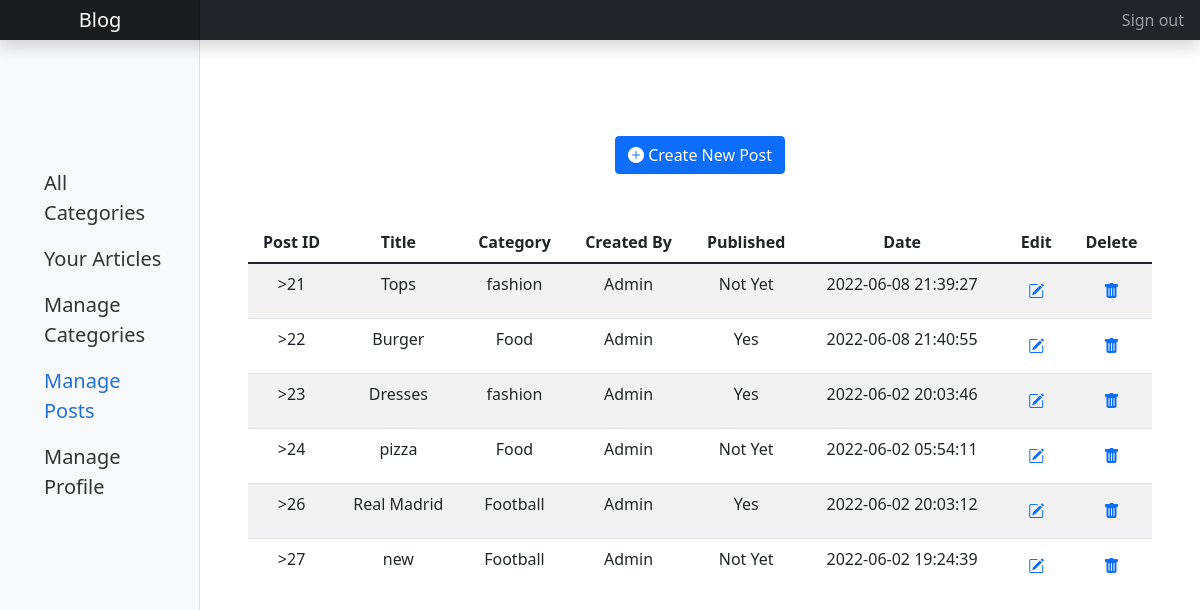
The page /?url=/pages/ManagePosts (signed in) on the database its author committed.
### tables this page shows
CREATE TABLE `category` (
  `categoryID` int(11) NOT NULL,
  `userID` int(11) NOT NULL,
  `name` varchar(255) NOT NULL
);

CREATE TABLE `posts` (
  `postID` int(11) NOT NULL,
  `userID` int(11) NOT NULL,
  `title` varchar(255) NOT NULL,
  `image` varchar(255) NOT NULL,
  `body` text NOT NULL,
  `published` tinyint(1) NOT NULL,
  `createdAt` timestamp NOT NULL DEFAULT CURRENT_TIMESTAMP ON UPDATE CURRENT_TIMESTAMP
);

CREATE TABLE `users` (
  `userID` int(11) NOT NULL,
  `username` varchar(255) NOT NULL,
  `email` varchar(255) NOT NULL,
  `type` varchar(255) NOT NULL,
  `password` varchar(255) NOT NULL
);

### controllers/Pages.php (called while the page is built, shortened)
<?php
class Pages extends Controller {
    public function ManagePosts() {
        $this->view('ManagePosts');
    }
}

### utility/core.php (called while the page is built, shortened)
<?php
  class Core {
    protected $currentMethod = 'index';
    public function __construct(){
      $url = $this->getUrl();
      if(file_exists('controllers/' . ucwords($url[0]). '.php')){
        unset($url[0]);
      }
      $this->currentController = new $this->currentController;
      if(isset($url[1])){
        if(method_exists($this->currentController, $url[1])){
          $this->currentMethod = $url[1];
          unset($url[1]);
        }
      }
      $this->params = $url ? array_values($url) : [];
      call_user_func_array([$this->currentController, $this->currentMethod], $this->params);
    }
    public function getUrl(){
      if(isset($_GET['url'])){
        $url = rtrim($_GET['url'], '/');
        $url = filter_var($url, FILTER_SANITIZE_URL);
        $url = array_values(array_filter(explode('/', $url), function ($str) {
          return !empty($str);
        }));
        return $url;
      }
    }
  }

### require.php (called while the page is built, shortened)
<?php
require_once './utility/core.php';
require_once('./controllers/get.php');
$init = new Core();

### index.php (called while the page is built)
<?php
    require_once 'require.php';

### controllers/get.php (called while the page is built, shortened)
<?php
function getAllPost()
{
    $database = new Database();
    $db = $database->getConnection();
    $sql = "SELECT users.username, posts.title, posts.postID, posts.createdAt, posts.published, posts.body,posts.image FROM users INNER JOIN posts ON users.userID=posts.userID ";
    $result = $db->query($sql);
    while ($row = $result->fetchAll(PDO::FETCH_ASSOC)) {
        return $row;
    }
}
function getPostCategory($postID){
    $database = new Database();
    $db = $database->getConnection();
    $sql="SELECT category.name, category.categoryID From postcategory INNER JOIN category ON category.categoryID=postcategory.categoryID WHERE postcategory.postID=$postID";
    $result = $db->query($sql);
    while ($row = $result->fetchAll(PDO::FETCH_ASSOC)) {
        return $row;
    }
}

### views/ManagePosts.php (the view, shortened to what this page needs)
<!DOCTYPE html>
<html lang="en">
<head>
    <link rel="stylesheet" href="https://cdn.jsdelivr.net/npm/bootstrap-icons@1.8.1/font/bootstrap-icons.css">
    <link href="http://localhost:8012/blog/css/main.min.css?ts=<?= time() ?>" rel="stylesheet">
</head>
<body>
    <header class="navbar navbar-dark sticky-top bg-dark flex-md-nowrap p-0 shadow">
        <a class="navbar-brand col-12 col-md-3 col-lg-2 me-0 px-3 text-center" href="http://localhost:8012/blog">Blog</a>
        <div class="navbar-nav">
            <div class="nav-item text-nowrap">
                <?php if (isset($_SESSION['user']['type'])) { ?> <a class="nav-link px-3" href="http://localhost:8012/blog/?url=/users/logout">Sign out</a> <?php } else { ?>
                    <a class="nav-link px-3" href="http://localhost:8012/blog/?url=/users/logout">Sign in</a> <?php } ?>
            </div>
        </div>
    </header>
    <div class="container-fluid">
        <div class="row">
            <nav id="sidebarMenu" class="col-md-3 col-lg-2 d-md-block bg-light sidebar collapse">
                <div class="position-sticky pt-3">
                    <ul class="nav flex-column fs-5 pt-lg-5 my-5 ps-lg-3">
                        <li class="nav-item">
                            <a class="nav-link" href="http://localhost:8012/blog/?url=/pages/categories">
                                All Categories
                            </a>
                        </li>
                        <?php if (isset($_SESSION['user']['type'])) { ?>
                            <li class="nav-item">
                                <a class="nav-link" href="http://localhost:8012/blog/?url=/pages/yourArticles">
                                    Your Articles
                                </a>
                            </li>
                            <li class="nav-item">
                                <a class="nav-link" href="http://localhost:8012/blog/?url=/pages/ManageCategories">
                                    Manage Categories
                                </a>
                            </li>
                            <li class="nav-item">
                                <a class="nav-link active" aria-current="page" href="http://localhost:8012/blog/?url=/pages/ManagePosts">
                                    Manage Posts
                                </a>
                            </li>
                            <li class="nav-item">
                                <a class="nav-link" href="#">
                                    Manage Profile
                                </a>
                            </li>
                        <?php } ?>
                    </ul>
                </div>
            </nav>
            <main class="col-md-9 ms-sm-auto col-lg-10 px-md-4">
                <?php if (isset($_SESSION['user']['type'])) { ?>
                    <section class="my-5">
                        <div class="container my-5 text-center">
                            <?php
                            require_once('./controllers/get.php');
                            $posts = getAllPost();
                            ?>
                            <a href="http://localhost:8012/blog/?url=/pages/createPost" class="bi bi-plus-circle-fill btn btn-primary my-5 ">
                                Create New Post
                            </a>
                            <?php if ($_SESSION['user']['type'] == 'Admin') {
                            ?>
                                <div class="overflow-auto text-nowrap table-wrapper-scroll-y my-custom-scrollbar">
                                    <table class="table table-striped">
                                        <thead>
                                            <tr>
                                                <th scope="col">Post ID</th>
                                                <th scope="col">Title</th>
                                                <th scope="col">Category</th>
                                                <th scope="col">Created By</th>
                                                <th scope="col">Published</th>
                                                <th scope="col">Date</th>
                                                <th scope="col">Edit</th>
                                                <th scope="col">Delete</th>
                                            </tr>
                                        </thead>
                                        <tbody>
                                            <?php foreach ($posts as $post) :
                                                $postcategories = getPostCategory($post['postID']);
                                                foreach ($postcategories as $postcategory) :
                                            ?>
                                                    <tr>
                                                        <td>><?php echo $post['postID'] ?></td>
                                                        <td><?php echo $post['title'] ?></td>
                                                        <td><?php echo $postcategory['name'] ?></td>
                                                    <?php endforeach; ?>
                                                    <td><?php echo $post['username'] ?></td>
                                                    <?php
                                                    if ($post['published'] == '0') {
                                                        $published = 'Not Yet';
                                                    } else {
                                                        $published = 'Yes';
                                                    }
                                                    ?>
                                                    <td><?php echo $published ?></td>
                                                    <td><?php echo $post['createdAt'] ?></td>
                                                    <form action="POST" id="edit<?php echo $post['postID'] ?>" onsubmit="return edit(<?php echo $post['postID'] ?>);">
                                                        <td><button type="submit" class="btn btn-link"><i class="bi bi-pencil-square"></i></button></td>
                                                    </form>
                                </div>
                                <form id="deleteRow<?php echo $post['postID'] ?>" method="POST" onsubmit="return deletePost(<?php echo $post['postID'] ?>);">
                                    <td><button type="submit" name="submit" class="btn btn-link"><i class="bi bi-trash-fill"></i></button></td>
                                </form>
                                </tr>
                            <?php endforeach; ?>
                    <?php } ?>
<?php } else { ?>
    <p>Sign in</p>
<?php } ?>
</body>
</html>

### rows shown on the page
posts: postID "21", title "Tops", userID.username "Admin", published "Not Yet", createdAt "2022-06-08 21:39:27"
category: name "fashion"
posts: postID "22", title "Burger", userID.username "Admin", published "Yes", createdAt "2022-06-08 21:40:55"
category: name "Food"
posts: postID "23", title "Dresses", userID.username "Admin", published "Yes", createdAt "2022-06-02 20:03:46"
posts: postID "24", title "pizza", userID.username "Admin", published "Not Yet", createdAt "2022-06-02 05:54:11"
posts: postID "26", title "Real Madrid", userID.username "Admin", published "Yes", createdAt "2022-06-02 20:03:12"
category: name "Football"
posts: postID "27", title "new", userID.username "Admin", published "Not Yet", createdAt "2022-06-02 19:24:39"
